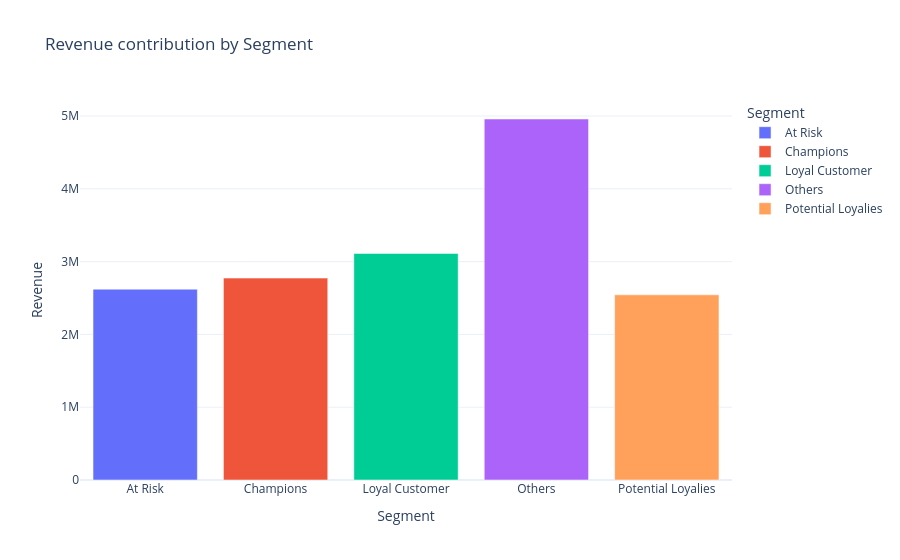

Source (notebook cell):
### Code cell
fig = px.bar(
    segment_revenue,
    x="Segment",
    y="Revenue",
    color="Segment",
    title="Revenue contribution by Segment",
    template="plotly_white"
)
fig.show()

### Figure 1 — Plotly figure (JSON) as saved in the notebook; plotly's stock layout.template omitted (floating-point values rounded to 4 significant figures)
{"data": [{"hovertemplate": "Segment=%{x}<br>Revenue=%{y}<extra></extra>", "legendgroup": "At Risk", "marker": {"color": "#636efa", "pattern": {"shape": ""}}, "name": "At Risk", "orientation": "v", "showlegend": true, "textposition": "auto", "type": "bar", "x": ["At Risk"], "xaxis": "x", "y": [2621000.0], "yaxis": "y"}, {"hovertemplate": "Segment=%{x}<br>Revenue=%{y}<extra></extra>", "legendgroup": "Champions", "marker": {"color": "#EF553B", "pattern": {"shape": ""}}, "name": "Champions", "orientation": "v", "showlegend": true, "textposition": "auto", "type": "bar", "x": ["Champions"], "xaxis": "x", "y": [2774000.0], "yaxis": "y"}, {"hovertemplate": "Segment=%{x}<br>Revenue=%{y}<extra></extra>", "legendgroup": "Loyal Customer", "marker": {"color": "#00cc96", "pattern": {"shape": ""}}, "name": "Loyal Customer", "orientation": "v", "showlegend": true, "textposition": "auto", "type": "bar", "x": ["Loyal Customer"], "xaxis": "x", "y": [3111000.0], "yaxis": "y"}, {"hovertemplate": "Segment=%{x}<br>Revenue=%{y}<extra></extra>", "legendgroup": "Others", "marker": {"color": "#ab63fa", "pattern": {"shape": ""}}, "name": "Others", "orientation": "v", "showlegend": true, "textposition": "auto", "type": "bar", "x": ["Others"], "xaxis": "x", "y": [4959000.0], "yaxis": "y"}, {"hovertemplate": "Segment=%{x}<br>Revenue=%{y}<extra></extra>", "legendgroup": "Potential Loyalies", "marker": {"color": "#FFA15A", "pattern": {"shape": ""}}, "name": "Potential Loyalies", "orientation": "v", "showlegend": true, "textposition": "auto", "type": "bar", "x": ["Potential Loyalies"], "xaxis": "x", "y": [2544000.0], "yaxis": "y"}], "layout": {"barmode": "relative", "legend": {"title": {"text": "Segment"}, "tracegroupgap": 0}, "title": {"text": "Revenue contribution by Segment"}, "xaxis": {"anchor": "y", "categoryarray": ["At Risk", "Champions", "Loyal Customer", "Others", "Potential Loyalies"], "categoryorder": "array", "domain": [0, 1], "title": {"text": "Segment"}}, "yaxis": {"anchor": "x", "domain": [0, 1], "title": {"text": "Revenue"}}}}
